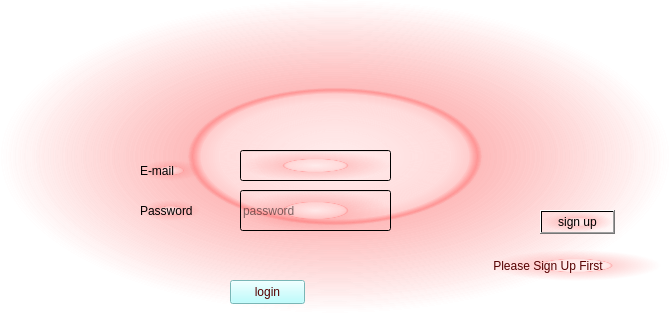
    <widget class="QWidget" name="login">
     <property name="styleSheet">
      <string notr="true">background-color: qradialgradient(spread:pad, cx:0.5, cy:0.5, radius:0.5, fx:0.5, fy:0.5, stop:0 rgba(255, 235, 235, 206), stop:0.35 rgba(255, 188, 188, 80), stop:0.4 rgba(255, 162, 162, 80), stop:0.425 rgba(255, 132, 132, 156), stop:0.44 rgba(252, 128, 128, 80), stop:1 rgba(255, 255, 255, 0));</string>
     </property>
     <widget class="QLineEdit" name="login_email_input">
      <property name="geometry">
       <rect>
        <x>240</x>
        <y>150</y>
        <width>151</width>
        <height>31</height>
       </rect>
      </property>
     </widget>
     <widget class="QLineEdit" name="login_password_input">
      <property name="geometry">
       <rect>
        <x>240</x>
        <y>190</y>
        <width>151</width>
        <height>41</height>
       </rect>
      </property>
      <property name="placeholderText">
       <string>password</string>
      </property>
     </widget>
     <widget class="QLabel" name="label_5">
      <property name="geometry">
       <rect>
        <x>140</x>
        <y>160</y>
        <width>61</width>
        <height>21</height>
       </rect>
      </property>
      <property name="styleSheet">
       <string notr="true"/>
      </property>
      <property name="text">
       <string>E-mail</string>
      </property>
     </widget>
     <widget class="QLabel" name="label_6">
      <property name="geometry">
       <rect>
        <x>140</x>
        <y>200</y>
        <width>61</width>
        <height>21</height>
       </rect>
      </property>
      <property name="text">
       <string>Password</string>
      </property>
     </widget>
     <widget class="QPushButton" name="loginokbutton">
      <property name="geometry">
       <rect>
        <x>230</x>
        <y>280</y>
        <width>75</width>
        <height>24</height>
       </rect>
      </property>
      <property name="styleSheet">
       <string notr="true">background-color: rgb(170, 255, 255);
color: rgb(85, 0, 0);
font: 700 10pt &quot;Segoe UI&quot;;</string>
      </property>
      <property name="text">
       <string>login</string>
      </property>
     </widget>
     <widget class="QLabel" name="label_20">
      <property name="geometry">
       <rect>
        <x>490</x>
        <y>250</y>
        <width>171</width>
        <height>31</height>
       </rect>
      </property>
      <property name="styleSheet">
       <string notr="true">font: 700 10pt &quot;Segoe UI&quot;;
color: rgb(85, 0, 0);</string>
      </property>
      <property name="text">
       <string> Please Sign Up First</string>
      </property>
     </widget>
     <widget class="QPushButton" name="signfromloginpage">
      <property name="geometry">
       <rect>
        <x>540</x>
        <y>210</y>
        <width>75</width>
        <height>24</height>
       </rect>
      </property>
      <property name="text">
       <string>sign up</string>
      </property>
     </widget>
    </widget>
